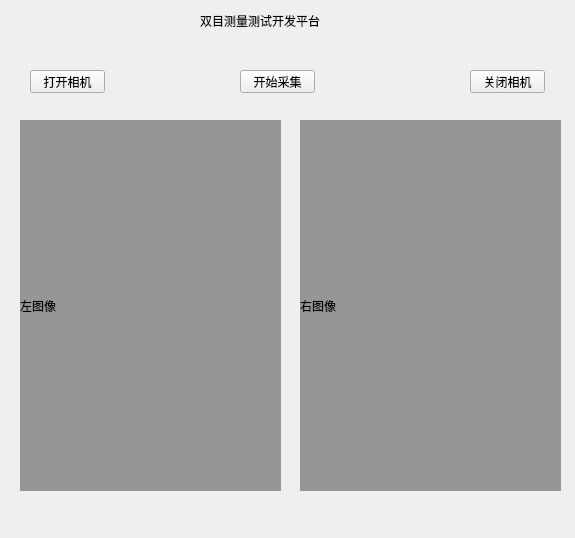
<?xml version="1.0" encoding="UTF-8"?>
<ui version="4.0">
 <class>Form</class>
 <widget class="QWidget" name="Form">
  <property name="geometry">
   <rect>
    <x>0</x>
    <y>0</y>
    <width>575</width>
    <height>538</height>
   </rect>
  </property>
  <property name="windowTitle">
   <string>Form</string>
  </property>
  <widget class="QPushButton" name="btnOpenCam">
   <property name="geometry">
    <rect>
     <x>30</x>
     <y>70</y>
     <width>75</width>
     <height>23</height>
    </rect>
   </property>
   <property name="text">
    <string>打开相机</string>
   </property>
  </widget>
  <widget class="QPushButton" name="btnStartGrab">
   <property name="geometry">
    <rect>
     <x>240</x>
     <y>70</y>
     <width>75</width>
     <height>23</height>
    </rect>
   </property>
   <property name="text">
    <string>开始采集</string>
   </property>
  </widget>
  <widget class="QPushButton" name="btnColseCam">
   <property name="geometry">
    <rect>
     <x>470</x>
     <y>70</y>
     <width>75</width>
     <height>23</height>
    </rect>
   </property>
   <property name="text">
    <string>关闭相机</string>
   </property>
  </widget>
  <widget class="QLabel" name="LTitle">
   <property name="geometry">
    <rect>
     <x>200</x>
     <y>10</y>
     <width>191</width>
     <height>21</height>
    </rect>
   </property>
   <property name="styleSheet">
    <string notr="true">font: 14pt Bold &quot;方正兰亭超细黑简体&quot;;</string>
   </property>
   <property name="text">
    <string>双目测量测试开发平台</string>
   </property>
   <property name="margin">
    <number>0</number>
   </property>
   <property name="indent">
    <number>-1</number>
   </property>
   <property name="buddy">
    <cstring></cstring>
   </property>
  </widget>
  <widget class="QLabel" name="LLImage">
   <property name="geometry">
    <rect>
     <x>20</x>
     <y>120</y>
     <width>261</width>
     <height>371</height>
    </rect>
   </property>
   <property name="styleSheet">
    <string notr="true">background-color: rgb(150, 150, 150);</string>
   </property>
   <property name="text">
    <string>左图像</string>
   </property>
   <property name="textFormat">
    <enum>Qt::PlainText</enum>
   </property>
  </widget>
  <widget class="QLabel" name="LRImage">
   <property name="geometry">
    <rect>
     <x>300</x>
     <y>120</y>
     <width>261</width>
     <height>371</height>
    </rect>
   </property>
   <property name="styleSheet">
    <string notr="true">background-color: rgb(150, 150, 150);</string>
   </property>
   <property name="text">
    <string>右图像</string>
   </property>
  </widget>
 </widget>
 <resources/>
 <connections/>
</ui>
